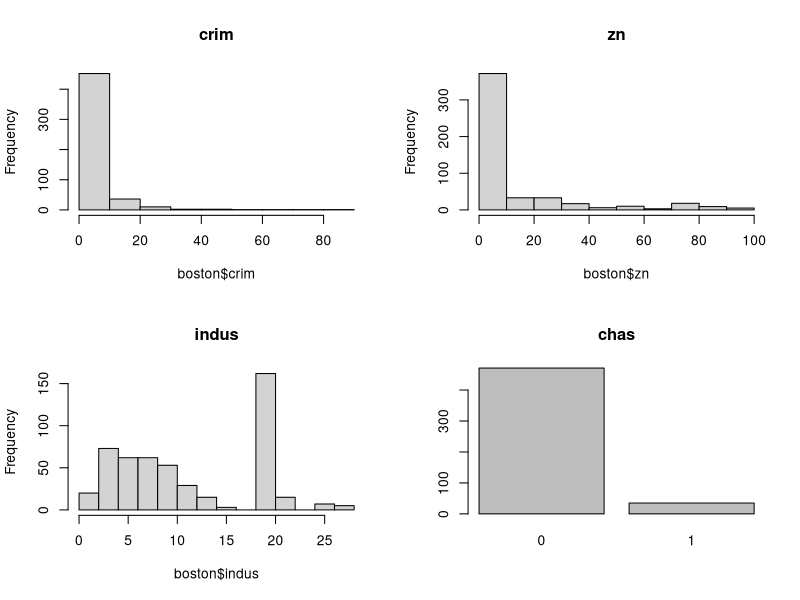
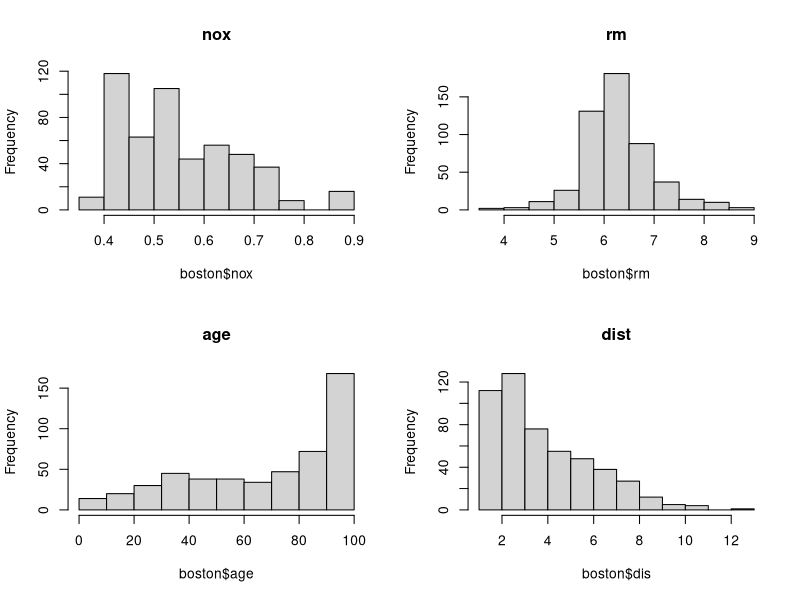
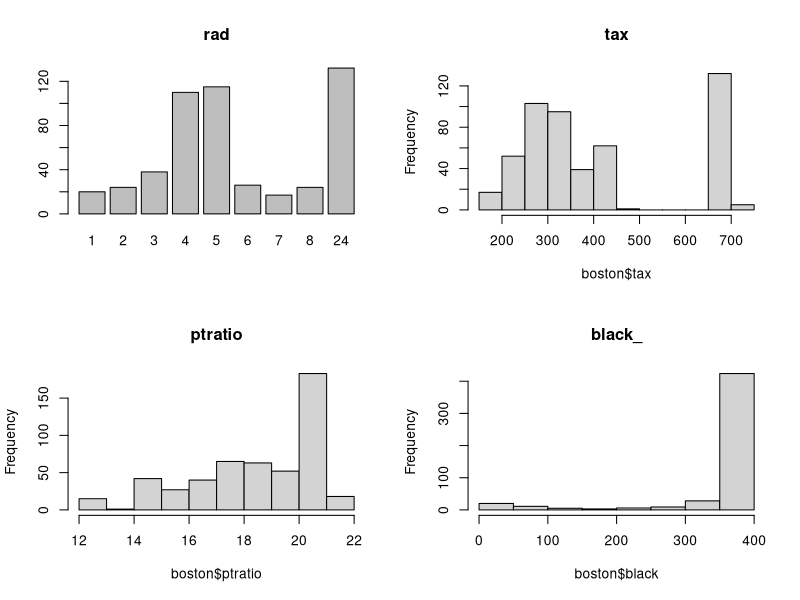
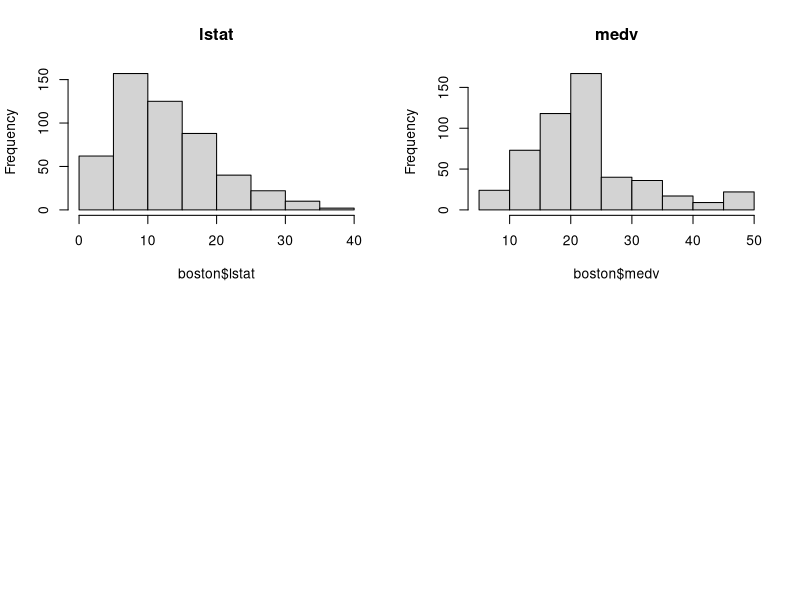
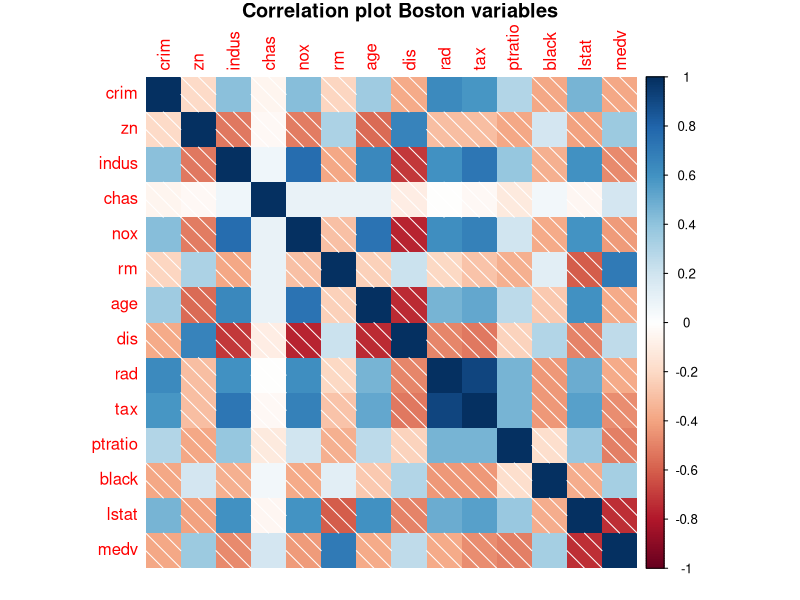
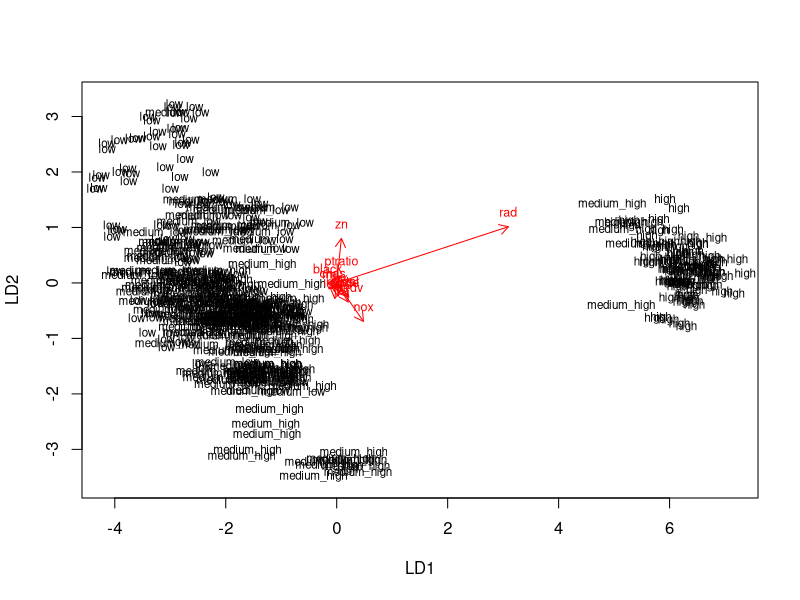
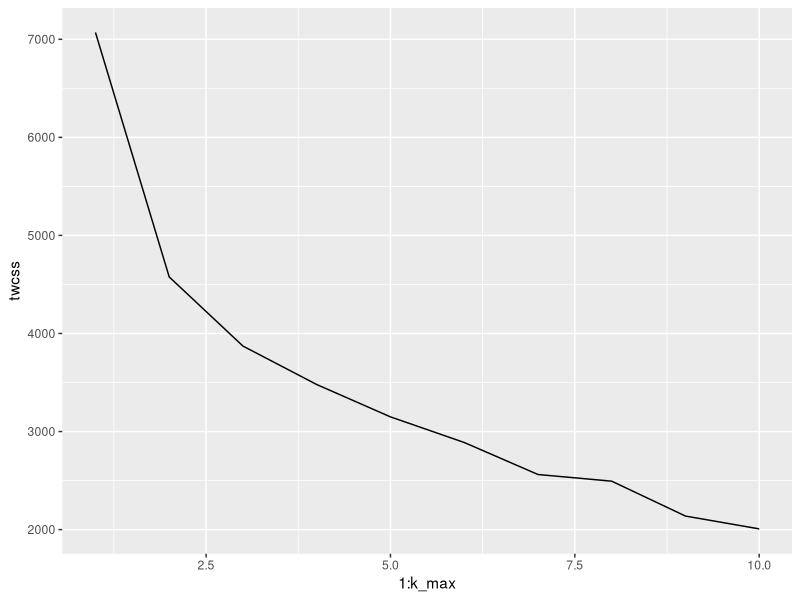
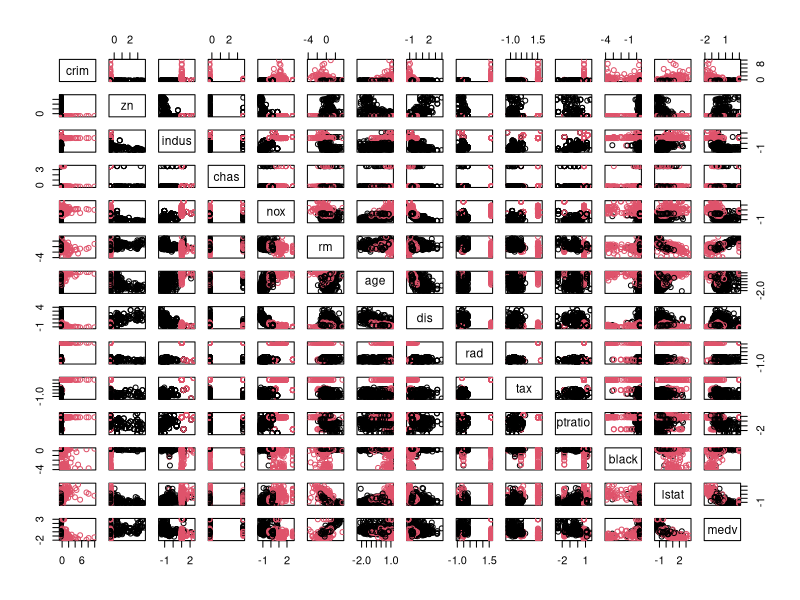

Recreate these plots in R, in order.
## ---- chunk 1
# load the Boston data
library(MASS)
data("Boston")
dim(Boston)
str(Boston)
## ---- chunk 2
# Simplifying the name of the dataframe
boston <- Boston

# Graphical overview of the data 
par(mfrow = c(2,2))
hist(boston$crim, main = "crim")
hist(boston$zn,  main = "zn")
hist(boston$indus, main = "indus")
barplot(table(boston$chas), main = 'chas')
hist(boston$nox, main = "nox")
hist(boston$rm, main = "rm")
hist(boston$age, main = "age")
hist(boston$dis, main = "dist")
barplot(table(boston$rad), main = 'rad')
hist(boston$tax, main = "tax")
hist(boston$ptratio, main = "ptratio")
hist(boston$black, main = "black_")
hist(boston$lstat, main = "lstat")
hist(boston$medv, main = "medv")

# Summaries of the data
summary(boston)
# Looking at the distribution of the binary variable chas
table(boston$chas)
## ---- chunk 3
# create the correlation matrix, round it to two digits
cor_matrix <- round(cor(boston),2)
cor_matrix
# This does not tell us much yet - let's visualize it
library(corrplot)
dev.off()
corrplot(cor_matrix, method="shade", title = "Correlation plot Boston variables", mar=c(1,1,1,1))
## ---- chunk 4
# Scale the Boston data set
boston_scaled <- scale(boston) 
summary(boston_scaled)

## ---- chunk 5
# Turn to dataframe
boston_scaled <- as.data.frame(boston_scaled)
#  create a categorical variable of the crime rate 
bins <- quantile(boston_scaled$crim)
crime <- cut(boston_scaled$crim, breaks = bins,labels = c("low","medium_low","medium_high","high"), include.lowest = TRUE)
# remove the original crim variable
library(dplyr)
boston_scaled <- select(boston_scaled, -crim)
# add the new categorical crime variable
boston_scaled_new <- data.frame(boston_scaled, crime)
boston_scaled_new
# Test and train data sets:
boston_n <- nrow(boston_scaled)
# take a random sample of 80% of the rows
ind <- sample(boston_n,  size = boston_n * 0.8)
# create train set
train <- boston_scaled_new[ind,]
# create test set 
test <- boston_scaled_new[-ind,]
## ---- chunk 6
# Fit the LDA
lda_fit <- lda(crime ~ ., data = train)
lda_fit

# Plot the LDA
lda.arrows <- function(x, myscale = 1, arrow_heads = 0.1, color = "red", tex = 0.75, choices = c(1,2)){
  heads <- coef(x)
  graphics::arrows(x0 = 0, y0 = 0, 
         x1 = myscale * heads[,choices[1]], 
         y1 = myscale * heads[,choices[2]], col=color, length = arrow_heads)
  text(myscale * heads[,choices], labels = row.names(heads), 
       cex = tex, col=color, pos=3)
}
classes <- as.numeric(train$crime)

plot(lda_fit, dimen = 2)
lda.arrows(lda_fit, myscale = 1)
## ---- chunk 7
lda_pred <- predict(lda_fit, newdata = test)
lda_pred
# Extracting the crime variable from the test data
correct_classes <- test$crime
table(correct=correct_classes, predicted = lda_pred$class)
## ---- chunk 8
# Re-loading the data
data("Boston")
# Scaling the data to get comparabable results
boston_scaled <- scale(Boston)
boston_scaled <- as.data.frame(boston_scaled)
# Calculating then euclidean distances between the observations
dist_eu <- dist(boston_scaled, method= "euclidean")
summary(dist_eu)
# Calculating the Manhattan distances
dist_man <- dist(boston_scaled, method = "manhattan")
summary(dist_man)

## ---- chunk 9
# Setting today's date as the seed
set.seed(28112023)
# Determining the number of clusters
k_max <- 10
# Calculating the total within sum of squares
twcss <- sapply(1:k_max, function(k){kmeans(boston_scaled, k)$tot.withinss})
# Plotting the results
library(ggplot2)
qplot(x = 1:k_max, y = twcss, geom = 'line')

## ---- chunk 10

# Calculating the k-means clustering
km <- kmeans(boston_scaled, centers = 2)
# Plot the clusters in Boston dataset
pairs(boston_scaled, col = km$cluster)

# Let's look at a few variables to get readable plots:
km <- kmeans(boston_scaled[c("age", "crim", "lstat", "rm", "nox")], centers = 2)
pairs(boston_scaled[c("age", "crim", "lstat", "rm", "nox")], col = km$cluster)

## ---- chunk 11
# Scaling the data
boston_scaled <- scale(Boston)
boston_scaled <- as.data.frame(boston_scaled)
# Calculating k-means
kmeans <- kmeans(boston_scaled, centers = 5)
boston_scaled$cluster <- factor(kmeans$cluster)
# LDA analysis
lda_fit <- lda(cluster ~ ., data = boston_scaled)
# Running the function for lda biplot arrows
lda.arrows <- function(x, myscale = 1, arrow_heads = 0.1, color = "red", tex = 0.75, choices = c(1,2)){
  heads <- coef(x)
  graphics::arrows(x0 = 0, y0 = 0, 
         x1 = myscale * heads[,choices[1]], 
         y1 = myscale * heads[,choices[2]], col=color, length = arrow_heads)
  text(myscale * heads[,choices], labels = row.names(heads), 
       cex = tex, col=color, pos=3)
}

# plot the lda (bi)plot
plot(lda_fit, dimen =2)
lda.arrows(lda_fit, myscale = 1)
# Checking the coefficients
lda_fit$scaling

